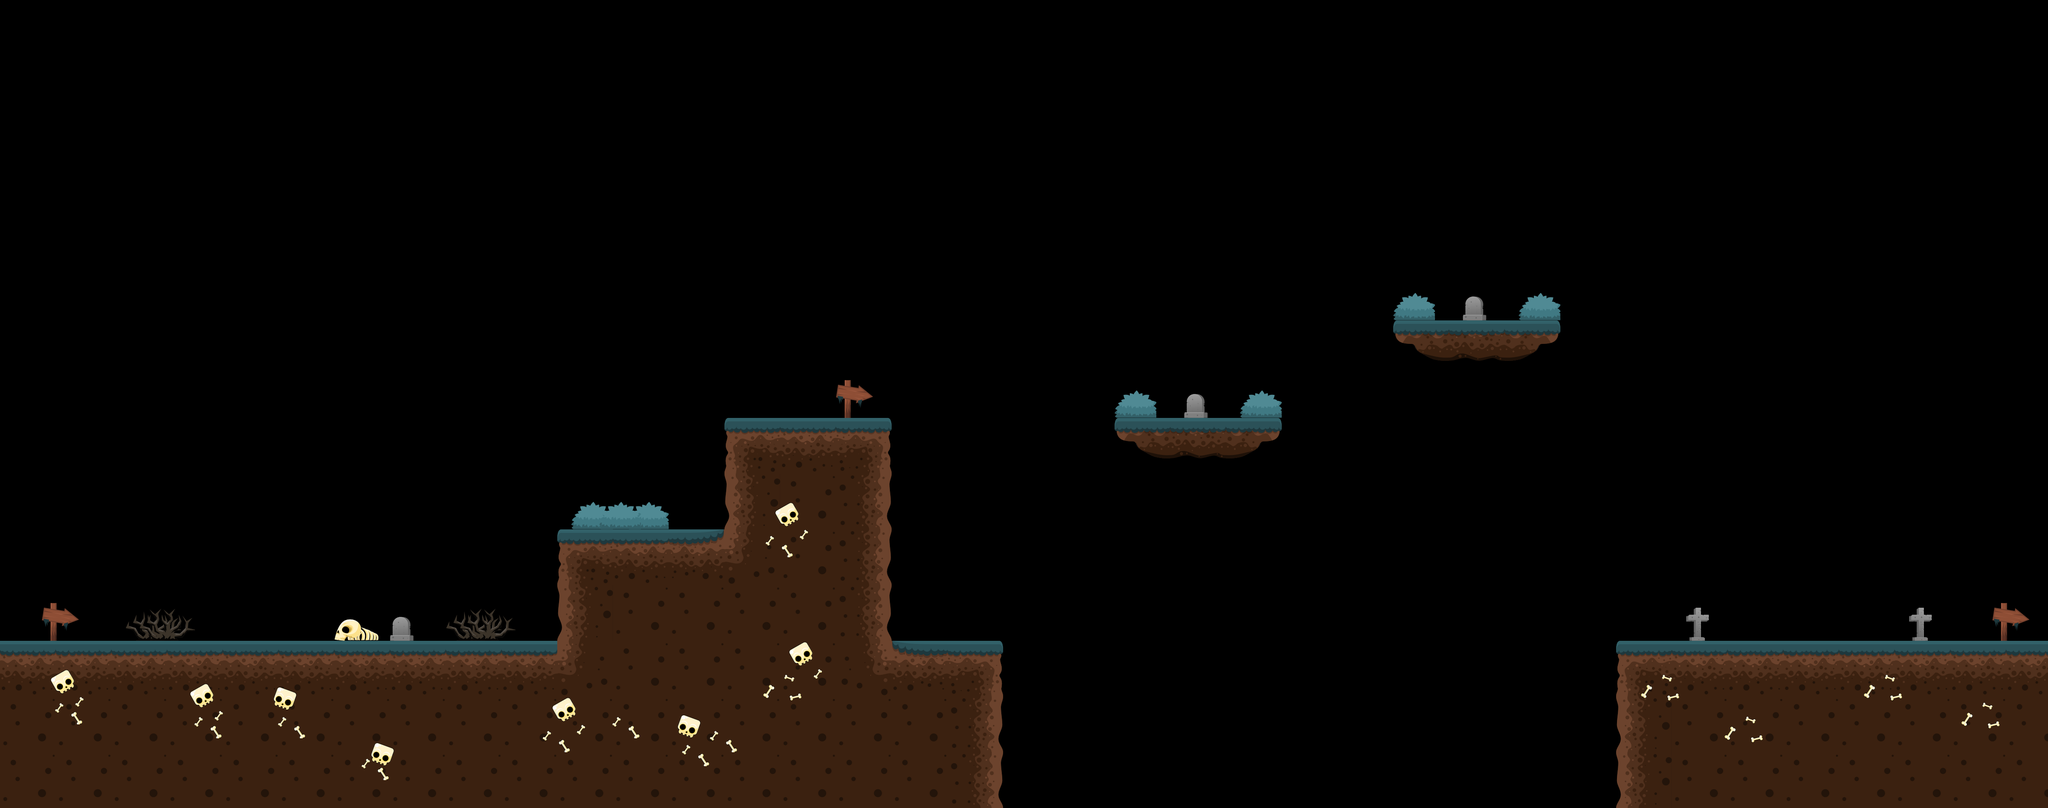

Below is a game level as drawn by its tile map, then a one-line description and the .tmx that defines it (tile-layer data replaced by summaries):
An orthogonal 147x58 tile map with 32x32 px tiles, 3 tile layers (detras, detras2, delante), 2 tilesets and 18 objects (hitbox_1, hitbox_2, hitbox_3, hitbox_4, hitbox_5, ...).

<map version="1.0" orientation="orthogonal" renderorder="right-down" width="147" height="58" tilewidth="32" tileheight="32" nextobjectid="24">
 <tileset firstgid="1" name="tiles_cementerio" tilewidth="32" tileheight="32" tilecount="10000">
  <image source="tiles_cementerio.png" width="3200" height="3200" />
 </tileset>
 <tileset firstgid="10001" name="bg_cementerio" tilewidth="32" tileheight="32" tilecount="1372">
  <image source="bg_cementerio.png" width="1596" height="912" />
 </tileset>
 <layer name="detras" width="147" height="128">
  <data>[18816 cells, 1596 non-empty, 308 distinct tile ids]</data>
 </layer>
 <layer name="detras2" width="147" height="58">
  <data>[8526 cells, 212 non-empty, 66 distinct tile ids]</data>
 </layer>
 <layer name="delante" width="147" height="58">
  <data>[8526 cells, 157 non-empty, 45 distinct tile ids]</data>
 </layer>
 <objectgroup name="Hitboxes">
  <object id="2" name="hitbox_1" x="-132" y="1472" width="2436" height="384" />
  <object id="3" name="hitbox_2" x="1280" y="1216" width="768" height="256" />
  <object id="4" name="hitbox_3" x="1664" y="960" width="384" height="256" />
  <object id="5" name="hitbox_4" x="2560" y="960" width="384" height="32" />
  <object id="7" name="hitbox_5" x="3200" y="736" width="384" height="32" />
  <object id="8" name="hitbox_6" x="3712" y="1472" width="1116" height="384" />
 </objectgroup>
 <objectgroup name="ZonasLetales">
  <object id="9" name="caida_libre" x="-4" y="1972" width="4704" height="108" />
 </objectgroup>
 <objectgroup name="Monedas">
  <object id="11" name="moneda_1" x="2144" y="1376" width="64" height="64" />
  <object id="12" name="moneda_2" x="3040" y="608" width="64" height="64" />
 </objectgroup>
 <objectgroup name="Metadata">
  <object id="13" name="zona/cementerio" x="10.33" y="10.12" width="186.667" height="57.8791" />
  <object id="23" name="bgScroll/true" x="10.33" y="10.12" width="186.667" height="57.8791" />
 </objectgroup>
 <objectgroup name="Entradas">
  <object id="18" name="0" x="128" y="1344" width="128" height="128" />
  <object id="19" name="1" x="4448" y="1344" width="128" height="128" />
 </objectgroup>
 <objectgroup name="Salidas">
  <object id="15" name="Hub_World/2" x="-264" y="-8" width="132" height="1864" />
  <object id="17" name="Cementerio_2/0" x="4830" y="-8" width="132" height="1864" />
 </objectgroup>
 <objectgroup name="2">
  <object id="20" name="enemigo_arquero_1" x="2656" y="800" width="160" height="160" />
  <object id="21" name="enemigo_arquero_2" x="3296" y="576" width="160" height="160" />
  <object id="22" name="enemigo_arquero_3" x="3808" y="1312" width="160" height="160" />
 </objectgroup>
 <objectgroup name="NPC" />
 <objectgroup name="Puertas" />
 <objectgroup name="Palancas" />
</map>